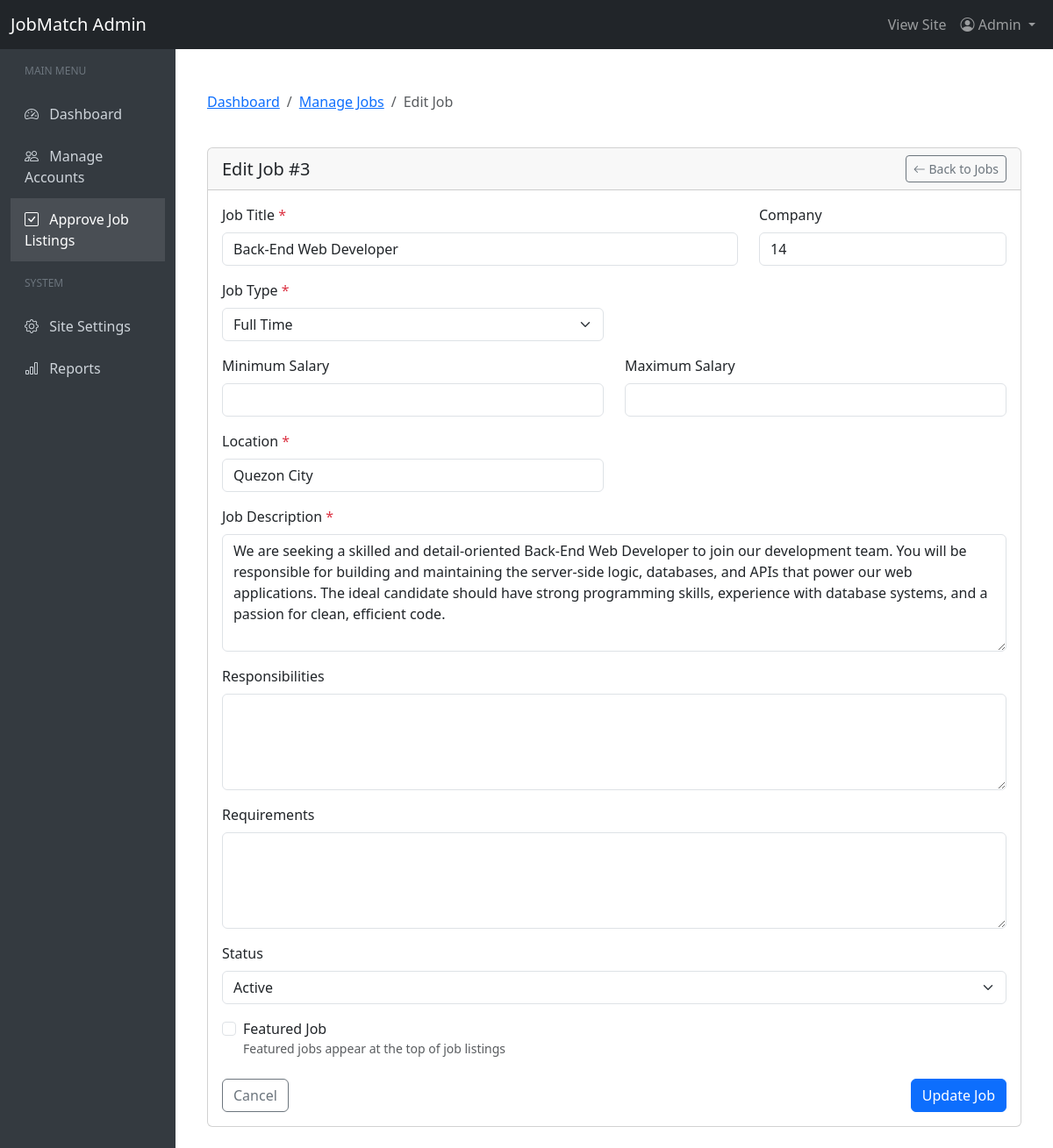
Screenshot of /admin/edit-job.php?id=3 (signed in) with the database file from the repository.
### tables this page shows
CREATE TABLE `jobs` (
  `id` int NOT NULL,
  `title` varchar(255) NOT NULL,
  `description` text NOT NULL,
  `category_id` int NOT NULL,
  `location` varchar(255) NOT NULL,
  `salary` varchar(100) DEFAULT NULL,
  `posted_date` datetime DEFAULT CURRENT_TIMESTAMP,
  `employer_id` int DEFAULT NULL,
  `salary_min` decimal(10,2) DEFAULT NULL,
  `salary_max` decimal(10,2) DEFAULT NULL,
  `required_experience` int DEFAULT '0',
  `status` enum('pending','active','rejected','expired','filled') NOT NULL DEFAULT 'pending',
  `is_featured` tinyint(1) NOT NULL DEFAULT '0',
  `created_at` timestamp NULL DEFAULT CURRENT_TIMESTAMP,
  `job_type` enum('full_time','part_time','contract','internship','remote') NOT NULL DEFAULT 'full_time',
  `requirements` text,
  `responsibilities` text
);

CREATE TABLE `employer_profiles` (
  `id` int NOT NULL,
  `user_id` int NOT NULL,
  `company_name` varchar(255) NOT NULL,
  `company_description` text,
  `industry` varchar(100) DEFAULT NULL,
  `website` varchar(255) DEFAULT NULL,
  `phone` varchar(20) DEFAULT NULL,
  `address` varchar(255) DEFAULT NULL,
  `city` varchar(100) DEFAULT NULL,
  `state` varchar(100) DEFAULT NULL,
  `zip_code` varchar(20) DEFAULT NULL,
  `country` varchar(100) DEFAULT NULL,
  `logo_path` varchar(255) DEFAULT NULL
);

### admin/edit-job.php (the view, shortened to what this page needs)
<?php
require_once '../config/db_connect.php';
$job_id = intval($_GET['id']);
$stmt = $conn->prepare("SELECT j.*, ep.company_name
                       FROM jobs j
                       LEFT JOIN employer_profiles ep ON j.employer_id = ep.user_id
                       WHERE j.id = ?");
                        $stmt->bind_param("i", $job_id);
                        $stmt->execute();
                        $result = $stmt->get_result();
                        $job = $result->fetch_assoc();
include '../includes/admin_header.php';
?>
<div class="container-fluid py-4">
    <div class="row mb-4">
        <div class="col-md-12">
            <nav aria-label="breadcrumb">
                <ol class="breadcrumb">
                    <li class="breadcrumb-item"><a href="index.php">Dashboard</a></li>
                    <li class="breadcrumb-item"><a href="approve-jobs.php">Manage Jobs</a></li>
                    <li class="breadcrumb-item active" aria-current="page">Edit Job</li>
                </ol>
            </nav>
        </div>
    </div>
    <div class="row">
        <div class="col-md-12">
            <div class="card">
                <div class="card-header d-flex justify-content-between align-items-center">
                    <h5 class="mb-0">Edit Job #<?php echo $job['id']; ?></h5>
                    <div>
                        <a href="approve-jobs.php" class="btn btn-outline-secondary btn-sm">
                            <i class="bi bi-arrow-left"></i> Back to Jobs
                        </a>
                    </div>
                </div>
                <div class="card-body">
                    <form method="post" action="">
                        <div class="row mb-3">
                            <div class="col-md-8">
                                <label for="title" class="form-label">Job Title <span class="text-danger">*</span></label>
                                <input type="text" class="form-control" id="title" name="title" value="<?php echo htmlspecialchars($job['title']); ?>" required>
                            </div>
                            <div class="col-md-4">
                                <label for="company_name" class="form-label">Company</label>
                                <input type="text" class="form-control" id="company_name" value="<?php echo htmlspecialchars($job['company_name'] ?? 'Unknown'); ?>" readonly>
                            </div>
                        </div>
                        <div class="row mb-3">
                        <div class="col-md-6">
    <label for="job_type" class="form-label">Job Type <span class="text-danger">*</span></label>
    <select class="form-select" id="job_type" name="job_type" required>
        <?php
        $current_job_type = $job['job_type'] ?? 'full_time';
        ?>
        <option value="full_time" <?php echo $current_job_type === 'full_time' ? 'selected' : ''; ?>>Full Time</option>
    </select>
</div>
                        </div>
                        <div class="row mb-3">
                            <div class="col-md-6">
                                <label for="salary_min" class="form-label">Minimum Salary</label>
                                <input type="number" class="form-control" id="salary_min" name="salary_min" value="<?php echo htmlspecialchars($job['salary_min'] ?? ''); ?>">
                            </div>
                            <div class="col-md-6">
                                <label for="salary_max" class="form-label">Maximum Salary</label>
                                <input type="number" class="form-control" id="salary_max" name="salary_max" value="<?php echo htmlspecialchars($job['salary_max'] ?? ''); ?>">
                            </div>
                        </div>
                        <div class="row mb-3">
                            <div class="col-md-6">
                                <label for="location" class="form-label">Location <span class="text-danger">*</span></label>
                                <input type="text" class="form-control" id="location" name="location"
                                       value="<?php echo htmlspecialchars($job['location'] ?? ''); ?>" required>
                            </div>
                        </div>
                        <div class="mb-3">
                            <label for="description" class="form-label">Job Description <span class="text-danger">*</span></label>
                            <textarea class="form-control" id="description" name="description" rows="5" required><?php echo htmlspecialchars($job['description']); ?></textarea>
                        </div>
                        <div class="mb-3">
                            <label for="responsibilities" class="form-label">Responsibilities</label>
                            <textarea class="form-control" id="responsibilities" name="responsibilities" rows="4"><?php echo htmlspecialchars($job['responsibilities'] ?? ''); ?></textarea>
                        </div>
                        <div class="mb-3">
                            <label for="requirements" class="form-label">Requirements</label>
                            <textarea class="form-control" id="requirements" name="requirements" rows="4"><?php echo htmlspecialchars($job['requirements'] ?? ''); ?></textarea>
                        </div>
                        <?php
                        $check_status = $conn->query("SHOW COLUMNS FROM jobs LIKE 'status'");
                        if ($check_status->num_rows > 0):
                        ?>
                        <div class="mb-3">
                            <label for="status" class="form-label">Status</label>
                            <select class="form-select" id="status" name="status">
                                <option value="active" <?php echo ($job['status'] ?? '') === 'active' ? 'selected' : ''; ?>>Active</option>
                            </select>
                        </div>
                        <?php endif; ?>
                        <?php
                        $check_featured = $conn->query("SHOW COLUMNS FROM jobs LIKE 'is_featured'");
                        if ($check_featured->num_rows > 0):
                        ?>
                        <div class="mb-3 form-check">
                            <input type="checkbox" class="form-check-input" id="is_featured" name="is_featured" <?php echo ($job['is_featured'] ?? 0) == 1 ? 'checked' : ''; ?>>
                            <label class="form-check-label" for="is_featured">Featured Job</label>
                            <small class="text-muted d-block">Featured jobs appear at the top of job listings</small>
                        </div>
                        <?php endif; ?>
                        <div class="d-flex justify-content-between mt-4">
                            <a href="approve-jobs.php" class="btn btn-outline-secondary">Cancel</a>
                            <button type="submit" class="btn btn-primary">Update Job</button>
                        </div>
                    </form>
                </div>
            </div>
        </div>
    </div>
</div>
<?php include '../includes/admin_footer.php'; ?>

### rows the page displays
jobs: id "3", title "Back-End Web Developer", company_name "14", job_type "Full Time", location "Quezon City", description "We are seeking a skilled and detail-oriented Back-End Web Developer to join our development team. You will be responsible for building and maintaining the server-side logic, databases, and APIs that power our web applications. The ideal candidate should have strong programming skills, experience with database systems, and a passion for clean, efficient code.", status "Active"
